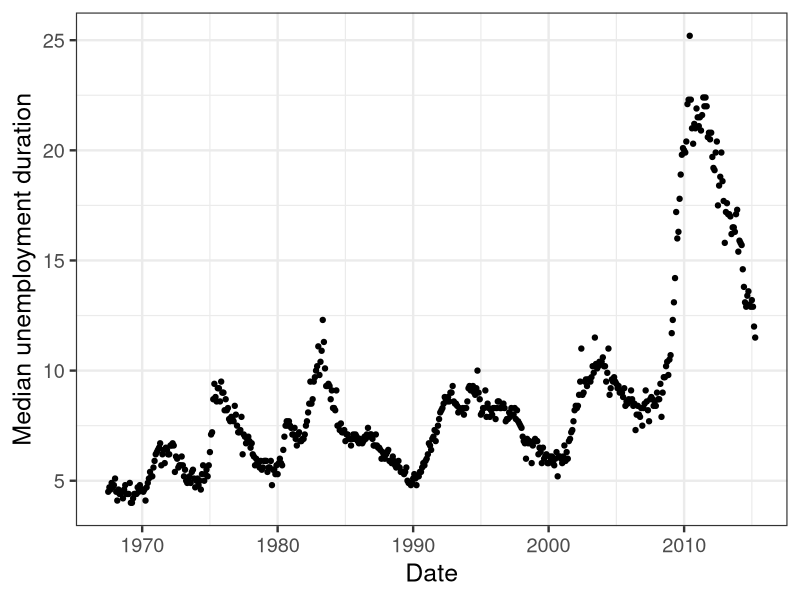
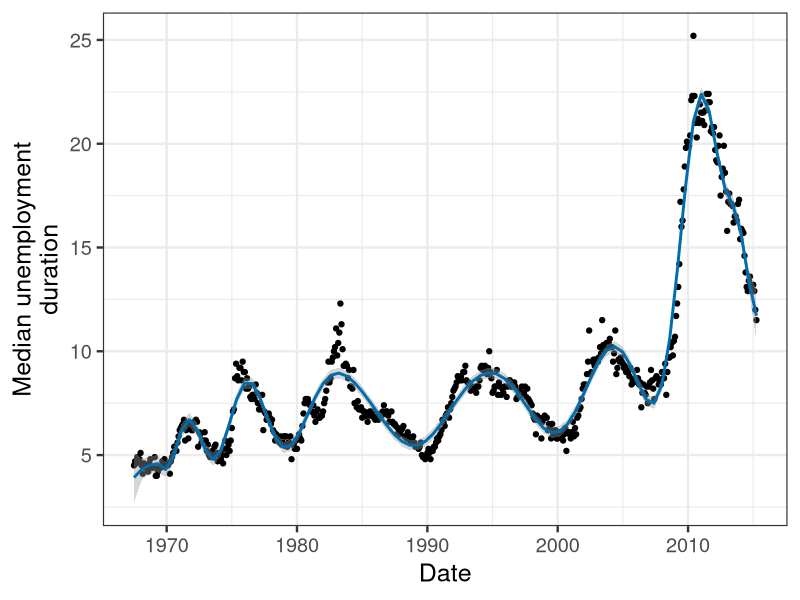
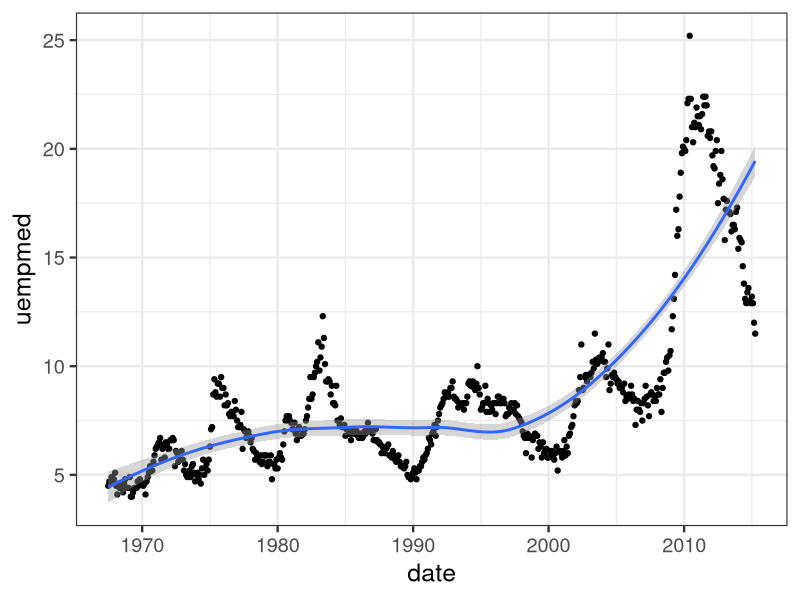
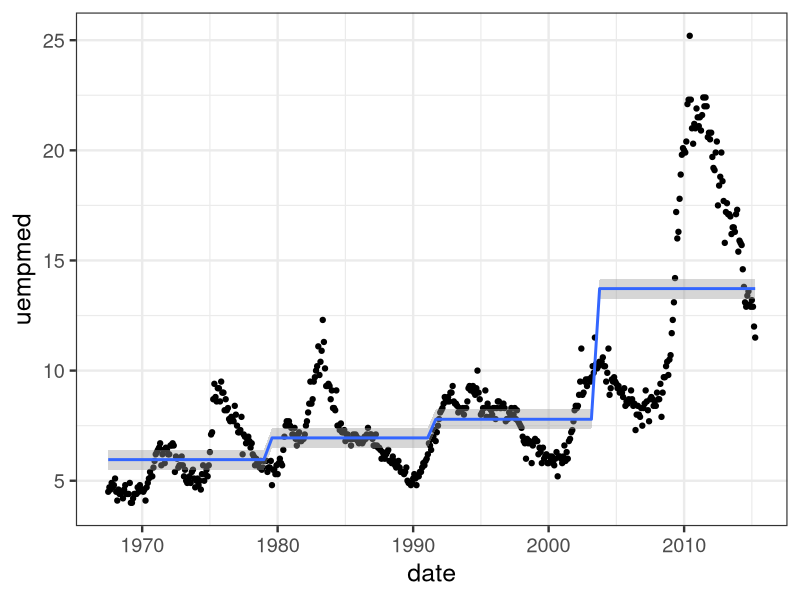
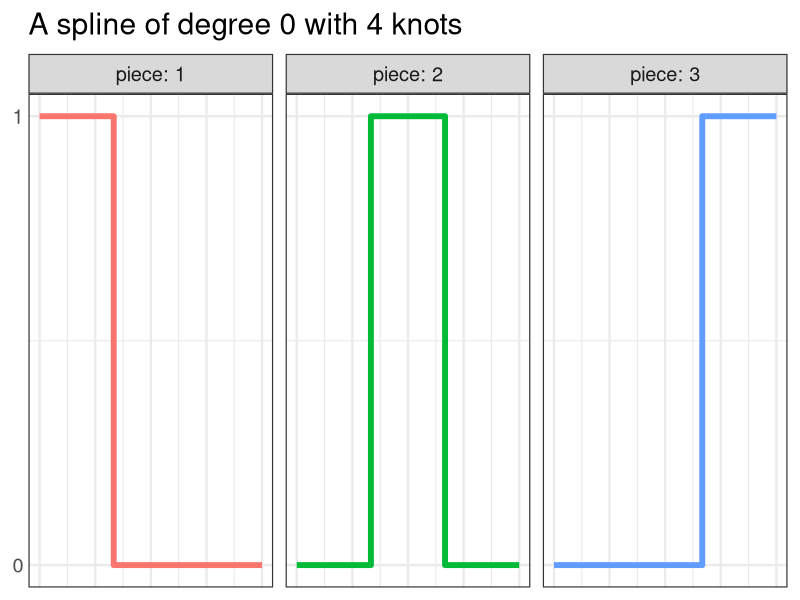
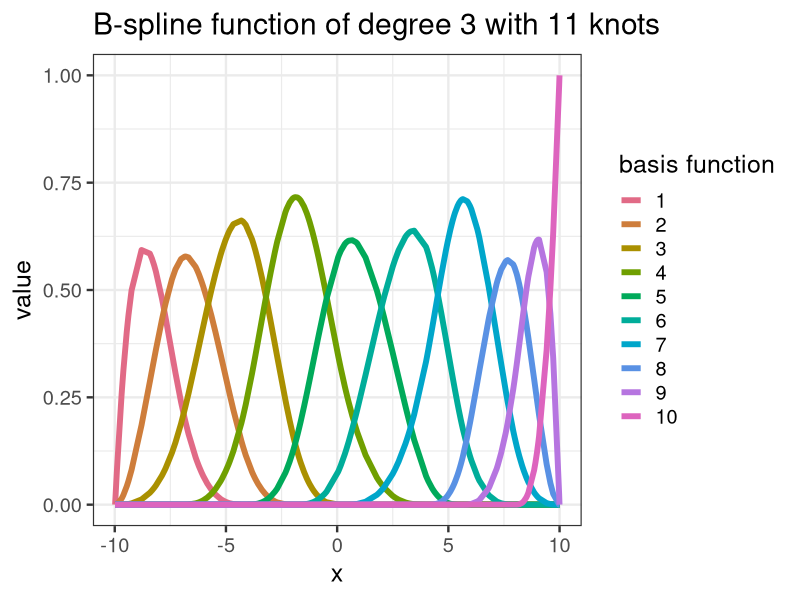
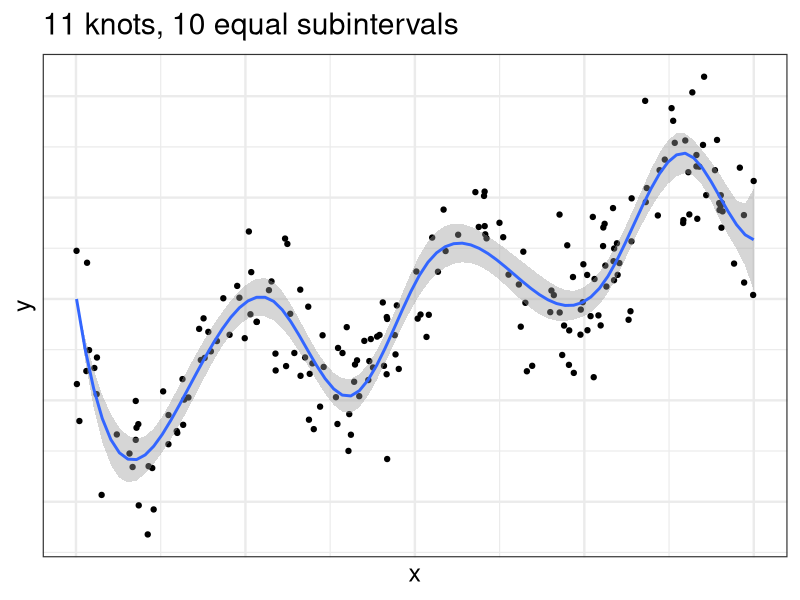
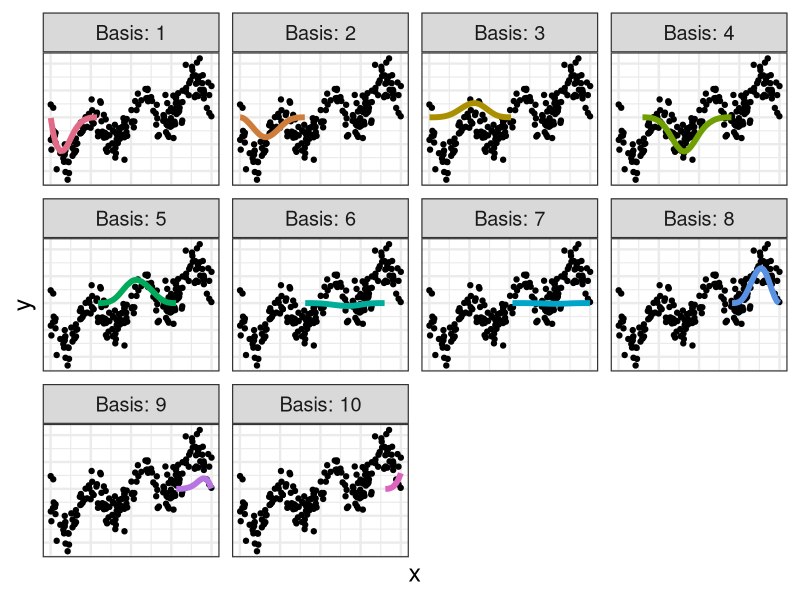

The R script that drew these images, in order:
## ---- chunk 1
library(tidyverse)
library(patchwork)
library(mvtnorm)
current_file <- knitr::current_input()
basename <- gsub(".[Rq]md$", "", current_file)

knitr::opts_chunk$set(
  fig.path = sprintf("images/%s/", basename),
  fig.width = 10,
  fig.height = 6,
  fig.align = "center",
  fig.retina = 2,
  echo = TRUE,
  warning = FALSE,
  message = FALSE,
  cache = TRUE,
  cache.path = sprintf("cache/%s/", basename)
)

theme_set(theme_bw(base_size = 18))
## ---- chunk 2
#| code-fold: true
#| fig-height: 4.5
library(tidyverse)
ggplot(economics, aes(date, uempmed)) + 
  geom_point() +
  labs(x = "Date", y = "Median unemployment duration")
## ---- chunk 3
#| code-fold: true
#| fig-height: 3.5
ggplot(economics, aes(date, uempmed)) + 
  geom_point() +
  geom_smooth(method = stats::lm, 
              formula = y ~ poly(x, 27),
              color = "#006DAE") +
  labs(x = "Date", y = "Median unemployment\nduration")
## ---- chunk 4
fit <- loess(uempmed ~ as.numeric(date),
             data = economics, 
             span = 0.75, 
             degree = 2) 
fit
## ---- chunk 5
#| fig.height: 3
#| code-line-numbers: 3-5
ggplot(economics, aes(date, uempmed)) +
  geom_point() + 
  geom_smooth(method = loess, 
              method.args = list(span = 0.75, 
                                 degree = 2)) 
## ---- chunk 6
#| echo: false
cubic <- tibble(id = 1:200) %>% 
  mutate(x = runif(n(), -10, 10),
         y = 0.5 * x + 3 * sin(x) + rnorm(n(), 0, 2))
## ---- chunk 7
#| echo: false
library(gganimate)
fits <- tibble(span = seq(.1, 1, .05)) %>%
  rowwise() %>%
  do(mutate(broom::augment(loess(y ~ x, cubic, span = .$span)),
            span = .$span))

p <- ggplot(fits, aes(x, y)) +
  geom_point() +
  geom_line(aes(y = .fitted), color = "red", size = 1.2) +
  labs(title = 'span = {closest_state}')

p + transition_states(
    span,
    transition_length = 2,
    state_length = 1
  )
## ---- chunk 8
#| echo: false
dat <- cubic %>%
  crossing(center = unique(cubic$x)) %>%
  mutate(dist = abs(x - center)) %>%
  filter(rank(dist) / n() <= .4) %>%
  mutate(weight = (1 - (dist / max(dist)) ^ 3) ^ 3) %>% 
  arrange(x, center) 

p <- ggplot(dat, aes(x, y)) +
  geom_point(data = cubic, color = "gray") +
  geom_point(aes(alpha = weight), color = "#6600cc") +
  geom_smooth(data = cubic,
              se = FALSE, color = "red",
              method = stats::loess, size = 1,
              method.args = list(span = 0.4)) +
  geom_smooth(aes(group = center, weight = weight), 
              method = stats::lm, se = FALSE, 
              formula = y ~ poly(x, 2)) +
  geom_vline(aes(xintercept = center), lty = 2) +
  labs(title = "span = 0.4") +
  guides(alpha = FALSE)#+
  #ggforce::facet_wrap_paginate(~center, nrow = 3, ncol = 3)
p + transition_states(center, 
                      transition_length = 1, 
                      state_length = 1)
## ---- chunk 9
#| code-line-numbers: 4
ggplot(economics, aes(date, uempmed)) +
  geom_point() + 
  geom_smooth(method = stats::lm,
              formula = y ~ cut_number(x, 4)) 
## ---- chunk 10
#| echo: false
#| fig-height: 3
data.frame(x = c(0, 1/3, 1/3, 1, 0, 1/3, 1/3, 2/3, 2/3, 1, 0, 2/3, 2/3, 1),
           y = c(1, 1, 0, 0, 0, 0, 1, 1, 0, 0, 0, 0, 1, 1),
           piece = c(rep(1, 4), rep(2, 6), rep(3, 4))) %>% 
  ggplot(aes(x, y, color = factor(piece))) +
  geom_line(linewidth = 2) + 
  facet_wrap(~piece, labeller = label_both) +
  guides(color = "none") +
  scale_y_continuous(breaks = c(0, 1)) +
  theme(axis.text.x = element_blank(),
        axis.title = element_blank(),
        axis.ticks.length = unit(0, "mm")) +
  labs(title = "A spline of degree 0 with 4 knots")

## ---- chunk 11
#| echo: false
#| fig-height: 4
splines::bs(cubic$x, df = 10, degree = 3) %>%
  as.data.frame() %>%
  mutate(x = cubic$x) %>%
  pivot_longer(-x, names_to = "basis", values_to = "value") %>%
  mutate(basis = fct_inorder(basis)) %>% 
  ggplot(aes(x, value, color = basis)) +
  geom_line(linewidth = 2) +
  labs(color = "basis function", title = "B-spline function of degree 3 with 11 knots") +
  colorspace::scale_color_discrete_qualitative()
## ---- chunk 12
#| echo: false
#| fig-width: 6
intvls <- tibble(intervals = levels(cut_interval(cubic$x, 10))) %>% 
  mutate(lower = as.numeric(str_extract(intervals, "-?[0-9][.][0-9]+")),
         upper = str_extract(intervals, "-?[0-9][.][0-9]+]") %>% 
                str_replace("]", "") %>% 
                as.numeric()) %>% 
  mutate(no = 1:n())

ggplot(cubic) + 
  geom_point(aes(x, y)) +
  theme(axis.text = element_blank(),
        axis.ticks.length = unit(0, "mm")) +
  geom_smooth(aes(x, y),
              # should be the same with or without -1
              method = lm, formula = y ~ -1 + splines::bs(x, df = 10)) +
  guides(fill = "none") +
  labs(title = "11 knots, 10 equal subintervals")
## ---- chunk 13
#| echo: false
#| fig-height: 7
nknots <- 11
bsplines <- splines::bs(cubic$x, df = nknots - 1, degree = 3)
fit_bspline <- lm(y ~ -1 + bsplines, data = cubic)
slopes_bspline <- coef(fit_bspline)
map_dfr(1:(nknots - 1), ~{
  cubic %>% 
    mutate(.basis = paste("Basis:", .x),
           .value = slopes_bspline[paste0("bsplines", .x)] * bsplines[, .x]) %>% 
    filter(.value != 0)
}) %>% 
  #bind_rows(mutate(cubic, 
  #                 .basis = "Intercept", 
  #                 .value = slopes_bspline["(Intercept)"])) %>%
  mutate(.basis = fct_inorder(.basis)) %>% 
  ggplot(aes(x, y)) +
  geom_point(data = cubic) + 
  geom_line(aes(y = .value, color = .basis), linewidth = 2) +
  facet_wrap(~.basis) +
  theme(axis.text = element_blank(),
        axis.ticks.length = unit(0, "mm")) +
  guides(color = "none") +
  colorspace::scale_color_discrete_qualitative()
  
## ---- chunk 14
#| code-line-numbers: 4
ggplot(economics, aes(date, uempmed)) +
  geom_point() + 
  geom_smooth(method = stats::lm,
              formula = y ~ splines::bs(x, df = 20)) 
## ---- chunk 15
#| echo: false
#| fig-height: 4
splines::ns(cubic$x, df = 10) %>%
  as.data.frame() %>%
  mutate(x = cubic$x) %>%
  pivot_longer(-x, names_to = "basis", values_to = "value") %>%
  mutate(basis = fct_inorder(basis)) %>% 
  ggplot(aes(x, value, color = basis)) +
  geom_line(linewidth = 2) +
  labs(color = "basis function", title = "Natural cublic spline function with 11 knots") +
  colorspace::scale_color_discrete_qualitative()
## ---- chunk 16
#| echo: false
#| fig-width: 6
ggplot(cubic) + 
  geom_point(aes(x, y)) +
  theme(axis.text = element_blank(),
        axis.ticks.length = unit(0, "mm")) +
  geom_smooth(aes(x, y),
              # should be the same with or without -1
              method = lm, formula = y ~ -1 + splines::ns(x, df = 10)) +
  guides(fill = "none") +
  labs(title = "11 knots, 10 equal subintervals")
## ---- chunk 17
#| echo: false
#| fig-height: 7
nknots <- 11
bsplines <- splines::ns(cubic$x, df = nknots - 1)
fit_bspline <- lm(y ~ -1 + bsplines, data = cubic)
slopes_bspline <- coef(fit_bspline)
map_dfr(1:(nknots - 1), ~{
  cubic %>% 
    mutate(.basis = paste("Basis:", .x),
           .value = slopes_bspline[paste0("bsplines", .x)] * bsplines[, .x]) %>% 
    filter(.value != 0)
}) %>% 
  #bind_rows(mutate(cubic, 
  #                 .basis = "Intercept", 
  #                 .value = slopes_bspline["(Intercept)"])) %>%
  mutate(.basis = fct_inorder(.basis)) %>% 
  ggplot(aes(x, y)) +
  geom_point(data = cubic) + 
  geom_line(aes(y = .value, color = .basis), linewidth = 2) +
  facet_wrap(~.basis) +
  theme(axis.text = element_blank(),
        axis.ticks.length = unit(0, "mm")) +
  guides(color = "none") +
  colorspace::scale_color_discrete_qualitative()
  
## ---- chunk 18
#| code-fold: true
#| code-line-numbers: 11
map_dfr(c(0, 2, 3, 8, 14, 48),
        ~ economics %>%
          mutate(
            nknot = .x,
            nknot_label = paste(nknot, "knots") %>% fct_inorder()
          )) %>%
  ggplot(aes(date, uempmed, nknot = nknot)) +
  geom_point() +
  geom_smooth(
    method = lm,
    formula = y ~ splines::ns(x, df = nknot + 1),
    se = FALSE,
    colour = "orangered3"
  ) +
  facet_wrap(~ nknot_label) +
  ggtitle("Natural cubic splines")
